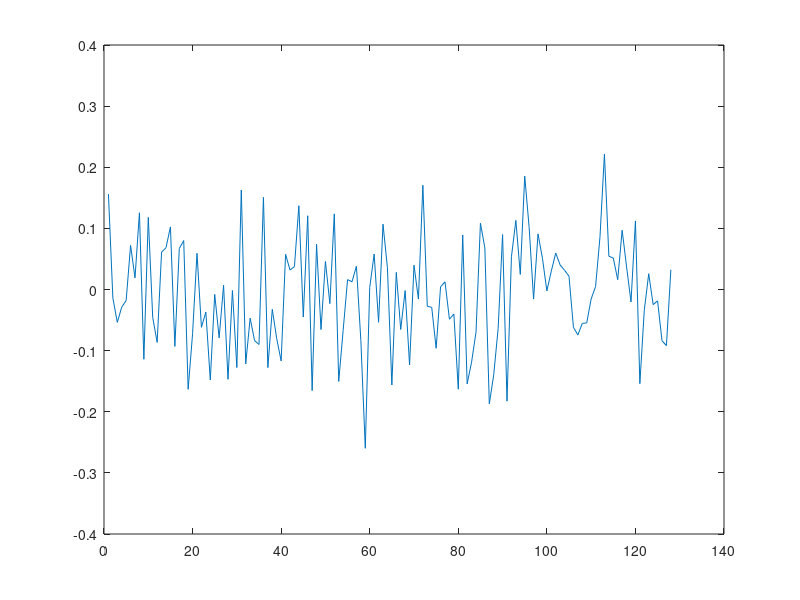
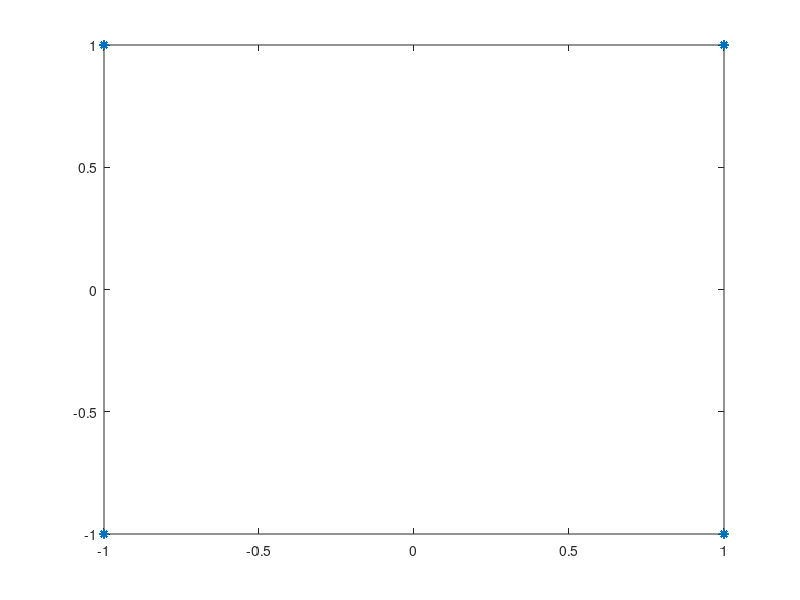
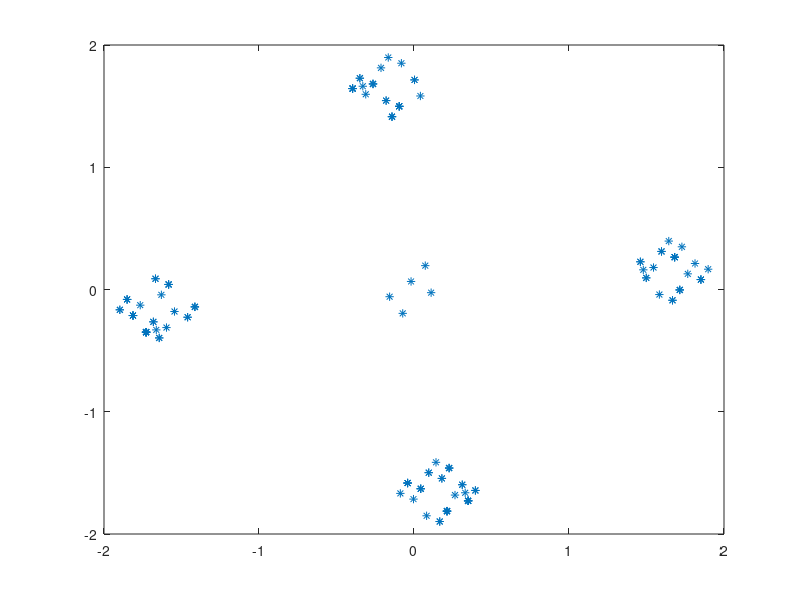
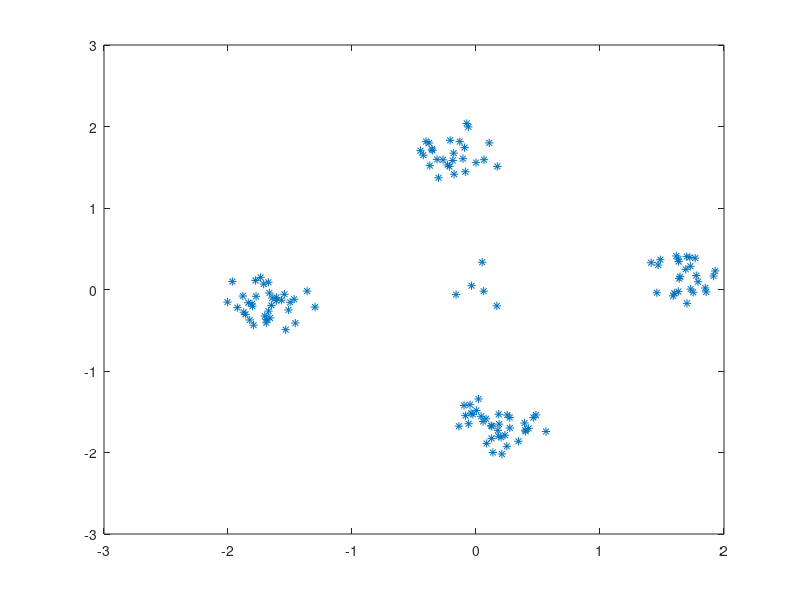

MATLAB code to generate these figures, in order:
%code to simulate a QPSK signal through multipath Rayleigh channel

%2024.03.26

clear all, clc, close all

signal_length = 128;
SNR_dB = 20;

%QPSK signal
signal_r=2*(rand([signal_length,1])>0.5)-1;
signal_i=2*(rand([signal_length,1])>0.5)-1;
QPSK=signal_r+1i*signal_i;
size(QPSK)

td_qpsk = ifft(QPSK);

figure
plot(real(td_qpsk))
plot(imag(td_qpsk))

figure
plot(real(QPSK), imag(QPSK), "*")

%add AWGN noise
%signal_power = sum(abs(QPSK).^2)/length(QPSK);
signal_power = ((QPSK)' *(QPSK) ) / signal_length;
n0 = sqrt(0.5)*(randn(1,length(QPSK))+1i*randn(1,length(QPSK))); % the power of noise here =1
noise_power_lin = signal_power*10^(-SNR_dB/10);
noise = sqrt(noise_power_lin)*n0; % noise normalized to needed power
size(noise)

%--------
%multipath Rayleigh channel

path_delay=[1 5 10];
path_gain_db=[0 -20 -30];
%path_gain_db=[0 -99 -99]; %single path
L=length(path_delay);
h(path_delay(end)) = 1i*0;
path_gain_lin=10.^(path_gain_db/10);
temp=randn(1,L)+1i*randn(1,L);
for k=1:L
  h(path_delay(k))=sqrt(path_gain_lin(k)/2).*real(temp(k))+1i*sqrt(path_gain_lin(k)/2).*imag(temp(k));
end %for

%h = [1 0 0 0 0.1];
fading=conv(QPSK, h, "same")';
size(fading)

%--------
figure
plot(real(fading), imag(fading), "*")


%add AWGN noise
received = fading+noise; %received signal (channel & noise)
size(received)

figure
plot(real(received), imag(received), "*")

figure
%original signal
subplot(211)
hold on
plot(abs(QPSK))
plot(real(QPSK))
plot(imag(QPSK))
plot(abs(noise))

%received signal (channel & noise)
subplot(212)
hold on
plot(abs(received))
plot(real(received))
plot(imag(received))

disp("DONE")
%{

%}